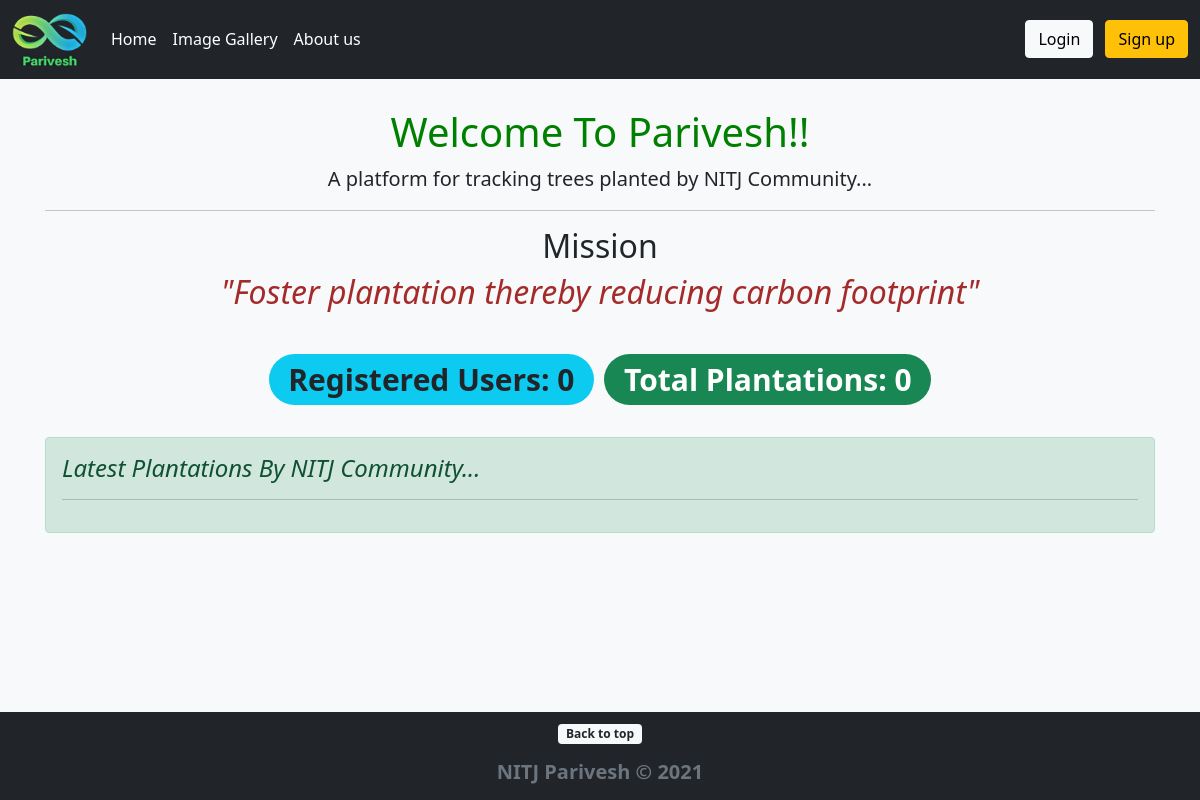
The app's page /, older data.
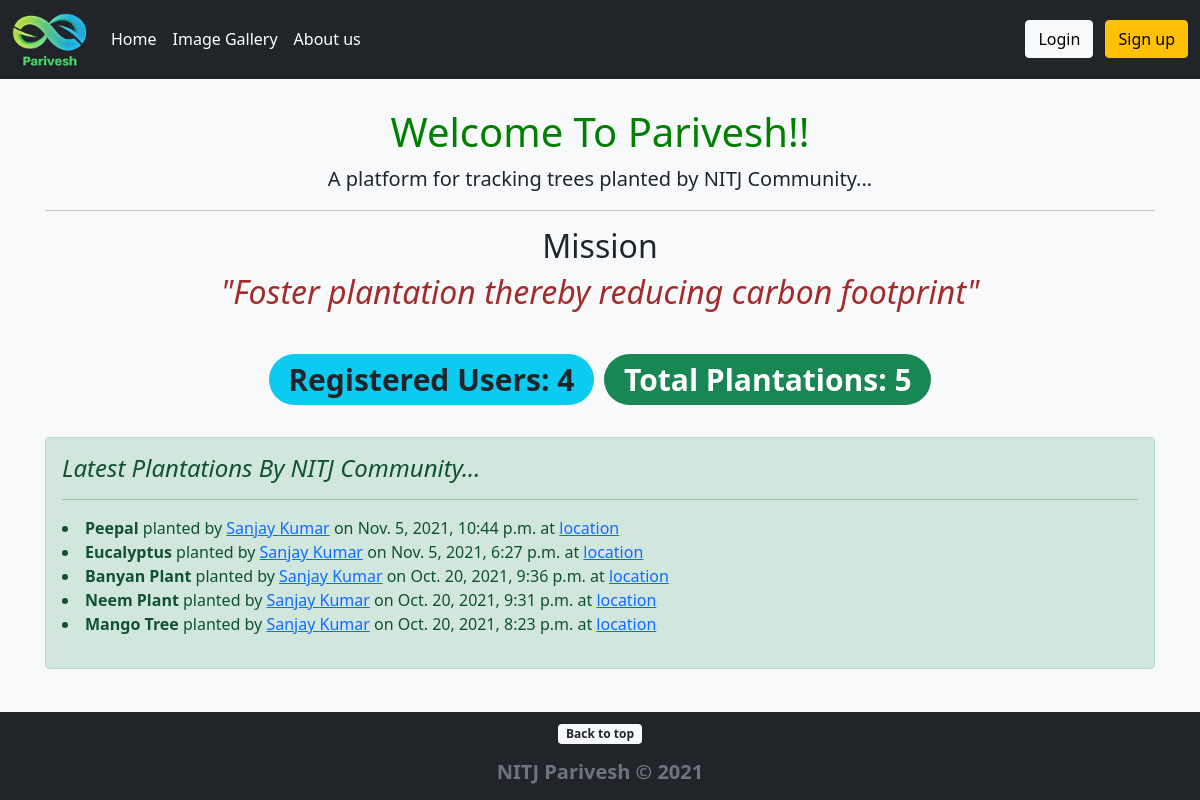
The same page, newer data.
### PariveshApp/models.py (models this page shows, shortened)
class Plantation(models.Model):
    plant_name = models.CharField(max_length=255)
    plant_loc = models.URLField()
    plant_pic = models.ImageField(default='default_plant_pic.jpg', upload_to='plant_pics')
    date_time = models.DateTimeField(default=timezone.now)
    planter  = models.ForeignKey(User, on_delete=CASCADE)
    remarks = models.TextField()

### PariveshApp/views.py (the view)
# urls.py: path('', HomeView.as_view(), name="home"),
class HomeView(ListView):
    model = Plantation
    template_name = 'home.html'
    ordering = ['-date_time']
    def get_context_data(self, *args, **kwargs):
        context = super(HomeView, self).get_context_data(*args, **kwargs)
        user_count = User.objects.all().count()
        plant_count = Plantation.objects.all().count()
        context["user_count"] = user_count
        context["plant_count"] = plant_count
        return context

### PariveshApp/templates/home.html (shortened to what this page needs)
{% extends 'base.html' %}
{% block content %}
    <div class="container">
        <div class="text-center">
            <h1 class="mt-5" style="color: green;">Welcome To Parivesh!!</h1>
            <p class="lead">A platform for tracking trees planted by NITJ Community...</p>
            <hr>
            <h2 class="text-center">Mission</h2>
            <blockquote class="blockquote">
                <h2 style="color: brown;"><i>"Foster plantation thereby reducing carbon footprint"</i></h2>
            </blockquote>
            <br/>
            <h1><span class="badge rounded-pill bg-info text-dark">Registered Users: {{ user_count }}</span> <span class="badge rounded-pill bg-success">Total Plantations: {{ plant_count }}</span></h1>
        </div>
        <br/>
        <div class="alert alert-success" role="alert">
            <h4 class="alert-heading"><i>Latest Plantations By NITJ Community...</i></h4>
            <hr>
            <p>
                {% for plant in object_list %}
                <li>
                    <strong>{{ plant.plant_name }}</strong> planted by
                    {% if plant.planter.profile.id %}
                        <a href="{% url 'show-profile-page' plant.planter.profile.id %}">{{ plant.planter.first_name }} {{ plant.planter.last_name }}</a> on {{ plant.date_time }} at <a href="{{ plant.plant_loc }}">location</a>
                    {% else %}
                    {{ plant.planter.first_name }} {{ plant.planter.last_name }}</a> on {{ plant.date_time }} at <a href="{{ plant.plant_loc }}">location</a>.
                    {% endif %}
                </li>
                {% endfor %}
            </p>
        </div>
    </div>
{% endblock %}

Row changes from the older to the newer data that the page shows:
added Plantation: plant_name "Peepal", planter.first_name "Sanjay", planter.last_name "Kumar", date_time "Nov. 5, 2021, 10:44 p.m."
added Plantation: plant_name "Eucalyptus", planter.first_name "Sanjay", planter.last_name "Kumar", date_time "Nov. 5, 2021, 6:27 p.m."
added Plantation: plant_name "Banyan Plant", planter.first_name "Sanjay", planter.last_name "Kumar", date_time "Oct. 20, 2021, 9:36 p.m."
added Plantation: plant_name "Neem Plant", planter.first_name "Sanjay", planter.last_name "Kumar", date_time "Oct. 20, 2021, 9:31 p.m."
added Plantation: plant_name "Mango Tree", planter.first_name "Sanjay", planter.last_name "Kumar", date_time "Oct. 20, 2021, 8:23 p.m."
Text that changed along with them:
{{ user_count }}: "0" → "4"
{{ plant_count }}: "0" → "5"
